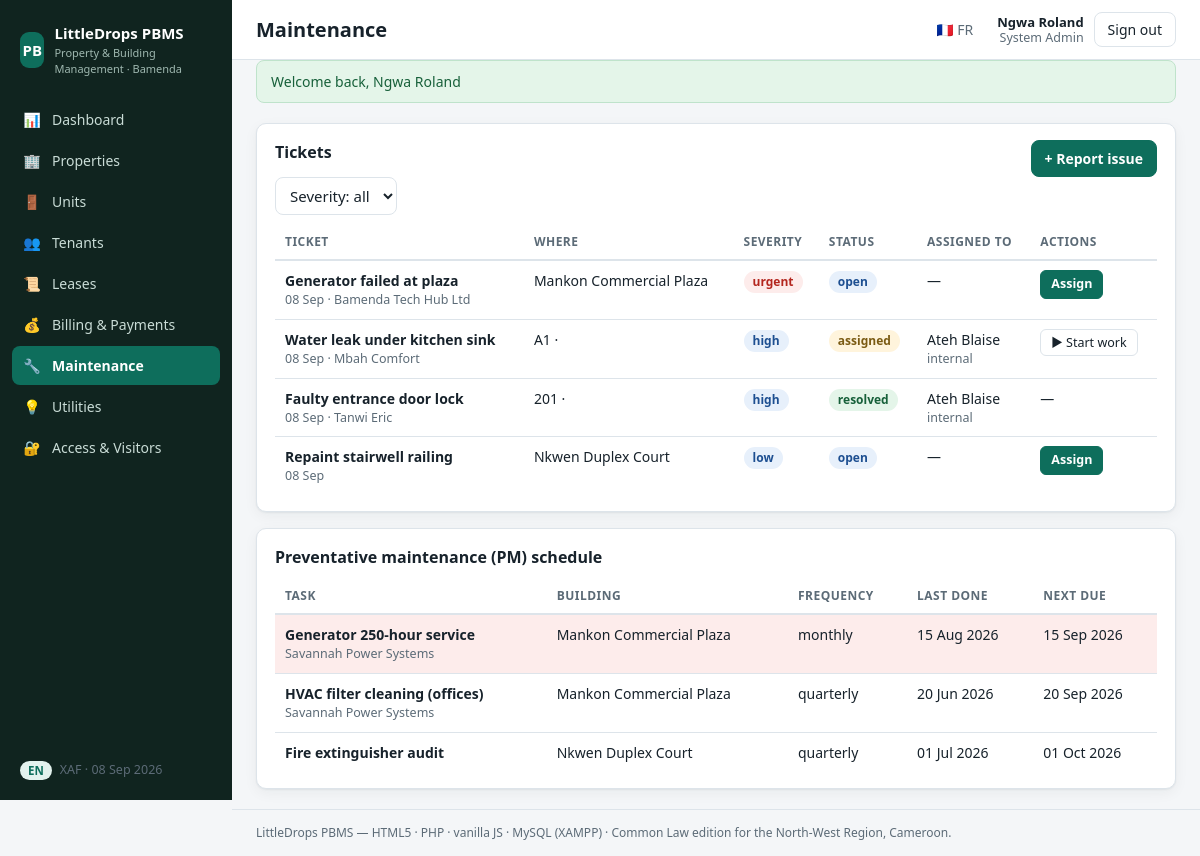
/index.php?r=maintenance (signed in), run on the app's committed database.
### tables this page shows
CREATE TABLE IF NOT EXISTS maintenance_tickets (
  id          INT UNSIGNED AUTO_INCREMENT PRIMARY KEY,
  unit_id     INT UNSIGNED NULL,
  building_id INT UNSIGNED NULL,
  tenant_id   INT UNSIGNED NULL,
  title       VARCHAR(160) NOT NULL,
  description TEXT NULL,
  severity    ENUM('urgent','high','low') NOT NULL DEFAULT 'high',
  status      ENUM('open','assigned','in_progress','resolved','closed') NOT NULL DEFAULT 'open',
  photos      TEXT NULL,                         
  created_at  DATETIME NOT NULL DEFAULT CURRENT_TIMESTAMP,
  updated_at  DATETIME NOT NULL DEFAULT CURRENT_TIMESTAMP ON UPDATE CURRENT_TIMESTAMP,
  CONSTRAINT fk_tickets_unit FOREIGN KEY (unit_id) REFERENCES units(id)
    ON DELETE SET NULL ON UPDATE CASCADE,
  CONSTRAINT fk_tickets_building FOREIGN KEY (building_id) REFERENCES buildings(id)
    ON DELETE SET NULL ON UPDATE CASCADE,
  CONSTRAINT fk_tickets_tenant FOREIGN KEY (tenant_id) REFERENCES tenants(id)
    ON DELETE SET NULL ON UPDATE CASCADE,
  INDEX idx_tickets_status (status)
);

CREATE TABLE IF NOT EXISTS tenants (
  id             INT UNSIGNED AUTO_INCREMENT PRIMARY KEY,
  user_id        INT UNSIGNED NULL,              
  kind           ENUM('individual','corporate') NOT NULL DEFAULT 'individual',
  name           VARCHAR(160) NOT NULL,
  email          VARCHAR(160) NULL,
  phone          VARCHAR(30)  NULL,
  alt_phone      VARCHAR(30)  NULL,
  emergency_name  VARCHAR(120) NULL,
  emergency_phone VARCHAR(30)  NULL,
  id_type        ENUM('national_id','passport','certificate_incorporation','residence_permit') NULL,
  id_number      VARCHAR(60) NULL,
  notes          TEXT NULL,
  created_at     DATETIME NOT NULL DEFAULT CURRENT_TIMESTAMP,
  CONSTRAINT fk_tenants_user FOREIGN KEY (user_id) REFERENCES users(id)
    ON DELETE SET NULL ON UPDATE CASCADE,
  INDEX idx_tenants_name (name)
);

CREATE TABLE IF NOT EXISTS buildings (
  id           INT UNSIGNED AUTO_INCREMENT PRIMARY KEY,
  portfolio_id INT UNSIGNED NOT NULL,
  name         VARCHAR(120) NOT NULL,
  quarter      VARCHAR(80)  NOT NULL,            
  city         VARCHAR(80)  NOT NULL DEFAULT 'Bamenda',
  region       VARCHAR(80)  NOT NULL DEFAULT 'North-West',
  address      VARCHAR(200) NULL,
  lat          DECIMAL(10,7) NULL,
  lng          DECIMAL(10,7) NULL,
  created_at   DATETIME NOT NULL DEFAULT CURRENT_TIMESTAMP,
  CONSTRAINT fk_buildings_portfolio FOREIGN KEY (portfolio_id) REFERENCES portfolios(id)
    ON DELETE RESTRICT ON UPDATE CASCADE,
  INDEX idx_buildings_quarter (quarter)
);

CREATE TABLE IF NOT EXISTS pm_schedules (
  id          INT UNSIGNED AUTO_INCREMENT PRIMARY KEY,
  building_id INT UNSIGNED NULL,
  unit_id     INT UNSIGNED NULL,
  title       VARCHAR(160) NOT NULL,             
  frequency   ENUM('weekly','monthly','quarterly','semiannual','annual') NOT NULL DEFAULT 'monthly',
  last_done   DATE NULL,
  next_due    DATE NOT NULL,
  vendor_id   INT UNSIGNED NULL,
  active      TINYINT(1) NOT NULL DEFAULT 1,
  CONSTRAINT fk_pm_building FOREIGN KEY (building_id) REFERENCES buildings(id)
    ON DELETE CASCADE ON UPDATE CASCADE,
  CONSTRAINT fk_pm_vendor FOREIGN KEY (vendor_id) REFERENCES vendors(id)
    ON DELETE SET NULL ON UPDATE CASCADE
);

CREATE TABLE IF NOT EXISTS vendors (
  id           INT UNSIGNED AUTO_INCREMENT PRIMARY KEY,
  name         VARCHAR(160) NOT NULL,
  service_type VARCHAR(120) NOT NULL,            
  phone        VARCHAR(30) NULL,
  email        VARCHAR(160) NULL,
  rating       DECIMAL(2,1) NULL
);

### core/View.php (called while the page is built, shortened)
<?php
final class View
{
    public static function render(string $template, array $data = [], ?string $layout = 'app'): string
    {
        $php = self::resolve($template);
        extract($data, EXTR_SKIP);
        require $php;
        $content = (string) ob_get_clean();
        if ($layout !== null) {
            $content = (string) ob_get_clean();
        }
        return $content;
    }
    private static function resolve(string $template): string
    {
        [$module, $view] = explode('::', $template, 2);
        $file = dirname(__DIR__) . "/modules/$module/Views/" . str_replace(['..', '\\'], '', $view) . '.php';
        return $file;
    }
}

### modules/Maintenance/Controllers/MaintenanceController.php (called while the page is built, shortened)
<?php
final class MaintenanceController extends Controller
{
    public function index(): void
    {
        $severity = $_GET['severity'] ?? null;
        $this->view('Maintenance::index', [
            'title'     => t('maint.title'),
            'tickets'   => Ticket::all($severity),
            'severity'  => (string) $severity,
            'buildings' => Database::rows('SELECT id, name FROM buildings ORDER BY name'),
            'units'     => Database::rows('SELECT u.id, u.code, b.name AS building_name FROM units u JOIN buildings b ON b.id = u.building_id ORDER BY b.name, u.code'),
            'tenants'   => Database::rows('SELECT id, name FROM tenants ORDER BY name'),
            'technicians' => Database::rows("SELECT id, full_name FROM users WHERE role = 'technician' AND active = 1"),
            'vendors'   => Database::rows('SELECT id, name, service_type FROM vendors ORDER BY name'),
        ]);
    }
}

### index.php (called while the page is built, shortened)
<?php
$router = new Core\Router();
$router->loadModules();
$router->dispatch(Core\Request::route());

### core/Auth.php (called while the page is built, shortened)
<?php
final class Auth
{
    public static function user(): ?array
    {
        return $_SESSION['user'] ?? null;
    }
    public static function locale(): string
    {
        return $_SESSION['locale'] ?? Config::get('app.locale', 'en');
    }
}

### core/helpers.php (called while the page is built, shortened)
<?php
function url(string $path = ''): string
{
    $path = ltrim($path, '/');
    $base = rtrim(dirname($_SERVER['SCRIPT_NAME'] ?? '/'), '/\\');
    return $path === '' ? $base . '/' : $base . "/index.php?r=" . urlencode($path);
}
function e(?string $s): string
{
    return htmlspecialchars((string) $s, ENT_QUOTES | ENT_SUBSTITUTE, 'UTF-8');
}
function t(string $key, array $replace = []): string
{
    static $dict = null;
    $dict ??= require __DIR__ . '/translations.php';
    $locale = \Core\Auth::locale();
    $text = $dict[$locale][$key] ?? $dict['en'][$key] ?? $key;
    return $text;
}
function fmt_date(?string $date): string
{
    $ts = strtotime($date);
    return $ts ? date('d M Y', $ts) : $date;
}
function badge(string $status): string
{
    $s = strtolower(str_replace(' ', '-', $status));
    $green  = ['leased', 'active', 'paid', 'resolved', 'closed', 'confirmed', 'approved'];
    $amber  = ['reserved', 'partial', 'pending', 'assigned', 'in_progress', 'notice_to_quit_issued', 'demand_letter'];
    $red    = ['under-maintenance', 'out-of-service', 'unpaid', 'in_recovery', 'urgent', 'failed', 'notice_expired', 'enforcement'];
    if (in_array($s, $green, true)) {
        return 'badge badge-green';
    }
    if (in_array($s, $amber, true)) {
        return 'badge badge-amber';
    }
    if (in_array($s, $red, true)) {
        return 'badge badge-red';
    }
    return 'badge badge-blue';
}
function current_user(): ?array
{
    return \Core\Auth::user();
}

### core/Config.php (called while the page is built, shortened)
<?php
final class Config
{
    private static ?array $data = null;
    public static function load(): array
    {
        if (self::$data !== null) {
            return self::$data;
        }
        self::$data = [
            'app' => [
                'name'      => 'LittleDrops PBMS',
                'tagline'   => 'Property & Building Management · Bamenda, Cameroon',
                'locale'    => 'en',
                'timezone'  => 'Africa/Douala',
            ],
            'db' => [
                'driver'    => 'mysql',
                'host'      => '127.0.0.1',
                'port'      => 3306,
                'database'  => 'pbms',
                'username'  => 'root',
                'password'  => '',
                'charset'   => 'utf8mb4',
            ],
            'legal' => [
                'default_legal_system' => 'common_law',
                'default_jurisdiction' => 'Bamenda, North-West Region, Cameroon',
                'default_notice_days'  => 30,
                'late_fee_penalty_pct' => 5.00,
                'late_fee_grace_days'  => 7,
            ],
            'modules' => ['Auth', 'Dashboard', 'Properties', 'Tenants', 'Leases', 'Billing', 'Maintenance', 'Utilities', 'Access'],
        ];
        return self::$data;
    }
    public static function get(string $path, $default = null)
    {
        $node = self::load();
        foreach (explode('.', $path) as $key) {
            $node = $node[$key];
        }
        return $node;
    }
}

### core/Database.php (called while the page is built, shortened)
<?php
final class Database
{
    private static ?PDO $pdo = null;
    public static function pdo(): PDO
    {
        if (self::$pdo === null) {
            $db  = Config::get('db');
            $dsn = sprintf(
                'mysql:host=%s;port=%d;dbname=%s;charset=%s',
                $db['host'],
                (int) $db['port'],
                $db['database'],
                $db['charset']
            );
            self::$pdo = new PDO($dsn, $db['username'], $db['password'], [
                PDO::ATTR_ERRMODE            => PDO::ERRMODE_EXCEPTION,
                PDO::ATTR_DEFAULT_FETCH_MODE => PDO::FETCH_ASSOC,
                PDO::ATTR_EMULATE_PREPARES   => false,
            ]);
        }
        return self::$pdo;
    }
    public static function run(string $sql, array $params = []): PDOStatement
    {
        $st = self::pdo()->prepare($sql);
        $st->execute($params);
        return $st;
    }
    public static function rows(string $sql, array $params = []): array
    {
        return self::run($sql, $params)->fetchAll();
    }
}

### modules/Maintenance/Models/Ticket.php (called while the page is built, shortened)
<?php
final class Ticket
{
    public static function all(?string $severity = null): array
    {
        $sql = 'SELECT t.*, u.code AS unit_code, b.name AS building_name, tn.name AS tenant_name,
                       (SELECT w.assignee_kind FROM work_orders w WHERE w.ticket_id = t.id ORDER BY w.id DESC LIMIT 1) AS assignee_kind,
                       (SELECT COALESCE(v.name, uu.full_name) FROM work_orders w
                          LEFT JOIN vendors v ON v.id = w.vendor_id
                          LEFT JOIN users uu ON uu.id = w.user_id
                         WHERE w.ticket_id = t.id ORDER BY w.id DESC LIMIT 1) AS assignee_name
                  FROM maintenance_tickets t
                  LEFT JOIN units u ON u.id = t.unit_id
                  LEFT JOIN buildings b ON b.id = t.building_id
                  LEFT JOIN tenants tn ON tn.id = t.tenant_id
                 WHERE 1=1';
        $params = [];
        $sql .= ' ORDER BY FIELD(t.severity, "urgent", "high", "low"), t.created_at DESC LIMIT 200';
        return Database::rows($sql, $params);
    }
}

### modules/Maintenance/Views/index.php (the view, shortened to what this page needs)
<section class="panel">
  <div class="panel-head">
    <h2><?= e(t('maint.tickets')) ?></h2>
    <details class="dropdown">
      <summary class="btn btn-primary">+ <?= e(t('maint.add_ticket')) ?></summary>
    </details>
  </div>
  <form method="get" action="<?= e(url('maintenance')) ?>" class="filters">
    <select name="severity" onchange="this.form.submit()">
      <option value=""><?= e(t('maint.severity')) ?>: all</option>
    </select>
  </form>
  <table class="table">
    <thead><tr>
      <th>Ticket</th>
      <th>Where</th>
      <th><?= e(t('maint.severity')) ?></th>
      <th><?= e(t('common.status')) ?></th>
      <th><?= e(t('maint.assigned_to')) ?></th>
      <th><?= e(t('common.actions')) ?></th>
    </tr></thead>
    <tbody>
      <?php foreach ($tickets as $t):
        $canDispatch = in_array(current_user()['role'], ['admin', 'property_manager'], true);
        $open = !in_array($t['status'], ['resolved', 'closed'], true);
      ?>
      <tr>
        <td><strong><?= e($t['title']) ?></strong>
          <div class="muted"><?= e(date('d M', strtotime($t['created_at']))) ?><?= $t['tenant_name'] ? ' · ' . e($t['tenant_name']) : '' ?></div></td>
        <td><?= e($t['unit_code'] ? $t['unit_code'] . ' · ' . $t['building_name'] : ($t['building_name'] ?? '—')) ?></td>
        <td><span class="<?= e(badge($t['severity'])) ?>"><?= e($t['severity']) ?></span></td>
        <td><span class="<?= e(badge($t['status'])) ?>"><?= e(str_replace('_', ' ', $t['status'])) ?></span></td>
        <td><?= e($t['assignee_name'] ?? '—') ?>
          <?= $t['assignee_kind'] ? '<div class="muted">' . e($t['assignee_kind']) . '</div>' : '' ?></td>
        <td>
          <?php if ($open && $canDispatch && !$t['assignee_name']): ?>
          <details class="dropdown">
            <summary class="btn btn-sm btn-primary"><?= e(t('maint.assign')) ?></summary>
          </details>
          <?php elseif ($open): ?>
          <form method="post" action="<?= e(url('maintenance/' . $t['id'] . '/status')) ?>" class="inline-form">
            <button class="btn btn-sm" type="submit">
              <?= $t['status'] === 'assigned' ? '▶ Start work' : '✓ Mark resolved' ?>
            </button>
          </form>
          <?php else: ?>—<?php endif; ?>
        </td>
      </tr>
      <?php endforeach; ?>
    </tbody>
  </table>
</section>
<section class="panel">
  <h2>Preventative maintenance (PM) schedule</h2>
  <table class="table">
    <thead><tr><th>Task</th><th><?= e(t('prop.building')) ?></th><th>Frequency</th><th>Last done</th><th>Next due</th></tr></thead>
    <tbody>
      <?php $pms = \Core\Database::rows(
        'SELECT pm.*, b.name AS building_name, v.name AS vendor_name FROM pm_schedules pm
           LEFT JOIN buildings b ON b.id = pm.building_id
           LEFT JOIN vendors v ON v.id = pm.vendor_id
          WHERE pm.active = 1 ORDER BY pm.next_due'
      ); ?>
      <?php foreach ($pms as $pm): ?>
      <tr class="<?= strtotime($pm['next_due']) < strtotime('+7 days') ? 'row-danger' : '' ?>">
        <td><strong><?= e($pm['title']) ?></strong><?= $pm['vendor_name'] ? '<div class="muted">' . e($pm['vendor_name']) . '</div>' : '' ?></td>
        <td><?= e($pm['building_name'] ?? '—') ?></td>
        <td><?= e($pm['frequency']) ?></td>
        <td><?= e(fmt_date($pm['last_done'])) ?></td>
        <td><?= e(fmt_date($pm['next_due'])) ?></td>
      </tr>
      <?php endforeach; ?>
    </tbody>
  </table>
</section>

### core/Router.php (shortened to what this page needs)
<?php
final class Router
{
    private array $routes = [];
    public function add(string $method, string $pattern, callable|array $handler): void
    {
        if (is_array($handler)) {
            [$class, $action] = $handler;
            $handler = static fn(array $params): mixed => (new $class())->{$action}($params);
        }
        $this->routes[strtoupper($method)][] = [$pattern, $handler];
    }
    public function dispatch(string $route): void
    {
        $method = Request::method();
        $route  = trim($route, '/');
        foreach ($this->routes[$method] ?? [] as [$pattern, $handler]) {
            $regex = '#^' . preg_replace('#\{(\w+)\}#', '(?P<$1>[^/]+)', $pattern) . '$#';
            if (preg_match($regex, $route, $m)) {
                $params = array_filter($m, 'is_string', ARRAY_FILTER_USE_KEY);
                $handler($params);
                return;
            }
        }
    }
}

### data on the page
maintenance_tickets: title "Generator failed at plaza", created_at "08 Sep", tenant.name "Bamenda Tech Hub Ltd", building.name "Mankon Commercial Plaza", severity "urgent", status "open", assignee_name "—"
maintenance_tickets: title "Water leak under kitchen sink", created_at "08 Sep", tenant.name "Mbah Comfort", building_name "A1 ·", severity "high", status "assigned", assignee_name "Ateh Blaise", assignee_kind "internal", shows "▶ Start work"
maintenance_tickets: title "Faulty entrance door lock", created_at "08 Sep", tenant.name "Tanwi Eric", building_name "201 ·", severity "high", status "resolved", assignee_name "Ateh Blaise", assignee_kind "internal"
maintenance_tickets: title "Repaint stairwell railing", created_at "08 Sep", building.name "Nkwen Duplex Court", severity "low", status "open", assignee_name "—"
pm_schedules: title "Generator 250-hour service", vendor.name "Savannah Power Systems", building.name "Mankon Commercial Plaza", frequency "monthly", last_done "15 Aug 2026", next_due "15 Sep 2026"
pm_schedules: title "HVAC filter cleaning (offices)", vendor.name "Savannah Power Systems", building.name "Mankon Commercial Plaza", frequency "quarterly", last_done "20 Jun 2026", next_due "20 Sep 2026"
pm_schedules: title "Fire extinguisher audit", building.name "Nkwen Duplex Court", frequency "quarterly", last_done "01 Jul 2026", next_due "01 Oct 2026"

### other printed values
$icon "📊"
$label "Dashboard"
$icon "🏢"
$label "Properties"
$icon "🚪"
$label "Units"
$icon "👥"
$label "Tenants"
$icon "📜"
$label "Leases"
$icon "💰"
$label "Billing & Payments"
$icon "🔧"
$label "Maintenance"
$icon "💡"
